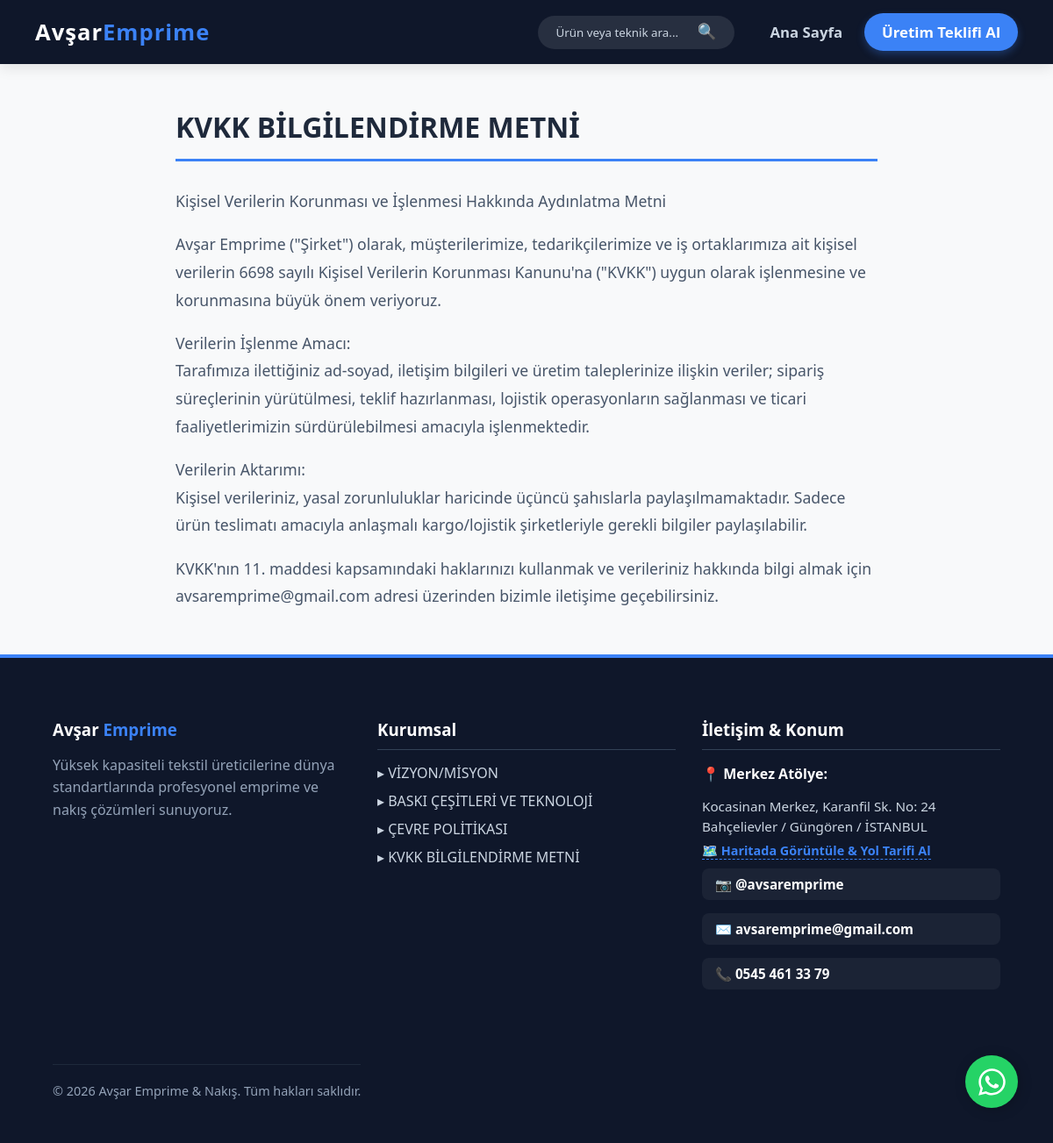
The app's page /kurumsal/kvkk-bilgilendirme-metni/ with its own data.
### katalog/models.py (models this page shows, shortened)
class KurumsalSayfa(models.Model):
    baslik = models.CharField(max_length=200, verbose_name="Sayfa Başlığı")
    slug = models.SlugField(unique=True, blank=True, verbose_name="URL Uzantısı")
    icerik = models.TextField(verbose_name="Sayfa İçeriği")
    aktif = models.BooleanField(default=True, verbose_name="Yayında mı?")
    class Meta:
        verbose_name = "Kurumsal Sayfa"
        verbose_name_plural = "Kurumsal Sayfalar"

### katalog/views.py (the view)
# urls.py: path('kurumsal/<slug:slug>/', views.kurumsal_detay, name='kurumsal_detay'),
def kurumsal_detay(request, slug):
    sayfa = get_object_or_404(KurumsalSayfa, slug=slug)
    return render(request, 'kurumsal_detay.html', {'sayfa': sayfa})

### katalog/context_processors.py (called while the page is built)
def kurumsal_menu(request):
    sayfalar = KurumsalSayfa.objects.all()
    return {'kurumsal_linkler': sayfalar}

### katalog/templates/kurumsal_detay.html
{% extends "base.html" %}
{% block content %}
<div class="kurumsal-container" style="max-width: 800px; margin: 50px auto; padding: 0 20px;">
    <h1 style="color: #1e293b; border-bottom: 3px solid #3b82f6; padding-bottom: 15px; margin-bottom: 30px;">
        {{ sayfa.baslik }}
    </h1>
    <div class="kurumsal-icerik" style="line-height: 1.8; color: #475569; font-size: 1.1em;">
        {{ sayfa.icerik|linebreaks }}
    </div>
</div>
{% endblock %}

### katalog/templates/base.html (shortened to what this page needs)
<!DOCTYPE html>
<html lang="tr">
<head>
</head>
<body>
    <a href="https://wa.me/905454613379?text=Merhaba,%20Avşar%20Emprime%20web%20sitenizden%20ulaşıyorum.%20Üretim%20ve%20fiyatlar%20hakkında%20bilgi%20almak%20istiyorum."
        class="whatsapp-float" target="_blank" title="WhatsApp'tan Bize Ulaşın">
    </a>
    <nav class="navbar">
        <a href="{% url 'vitrin' %}" class="logo">Avşar<span>Emprime</span></a>
        <div class="nav-links" id="navMenusu">
            <form action="{% url 'vitrin' %}" method="GET" class="arama-formu">
                <input type="text" name="q" placeholder="Ürün veya teknik ara..." class="arama-input" required>
                <button type="submit" class="arama-btn">🔍</button>
            </form>
            <a href="{% url 'vitrin' %}">Ana Sayfa</a>
            <a href="{% url 'teklif_al' %}" class="nav-btn">Üretim Teklifi Al</a>
        </div>
    </nav>
    <main class="main-content">
        {% block content %}{% endblock %}
    </main>
    <footer class="footer">
        <div
            style="display: flex; justify-content: space-between; flex-wrap: wrap; gap: 30px; max-width: 1200px; margin: 0 auto; text-align: left;">
            <div style="flex: 1; min-width: 250px;">
                <h3 style="color: white; margin-bottom: 15px;">Avşar <span style="color: #3b82f6;">Emprime</span></h3>
                <p style="line-height: 1.6;">Yüksek kapasiteli tekstil üreticilerine dünya standartlarında profesyonel
                    emprime ve nakış çözümleri sunuyoruz.</p>
            </div>
            <div style="flex: 1; min-width: 250px;">
                <h3 style="color: white; border-bottom: 1px solid #334155; padding-bottom: 10px; margin-bottom: 15px;">
                    Kurumsal</h3>
                <ul style="list-style: none; padding: 0; margin: 0;">
                    {% for sayfa in kurumsal_linkler %}
                    <li style="margin-bottom: 10px;">
                        <a href="{% url 'kurumsal_detay' sayfa.slug %}"
                            style="color: #cbd5e1; text-decoration: none; transition: 0.3s;"
                            onmouseover="this.style.color='#3b82f6'" onmouseout="this.style.color='#cbd5e1'">
                            ▸ {{ sayfa.baslik }}
                        </a>
                    </li>
                    {% empty %}
                    <li>Sayfalar hazırlanıyor...</li>
                    {% endfor %}
                </ul>
            </div>
            <div style="flex: 1; min-width: 250px;">
                <h3 style="color: white; border-bottom: 1px solid #334155; padding-bottom: 10px; margin-bottom: 15px;">
                    İletişim & Konum</h3>
                <div style="margin-bottom: 15px;">
                    <p style="margin-bottom: 5px; color: white; font-weight: bold;">📍 Merkez Atölye:</p>
                    <p style="margin-bottom: 5px; font-size: 0.95em; line-height: 1.5; color: #cbd5e1;">
                        Kocasinan Merkez, Karanfil Sk. No: 24<br>
                        Bahçelievler / Güngören / İSTANBUL
                    </p>
                    <a href="https://www.google.com/maps/search/?api=1&query=Avşar+Emprime+Nakış+Kocasinan+Merkez+Karanfil+Sokak+No:24+Bahçelievler"
                        target="_blank"
                        style="color: #3b82f6; text-decoration: none; font-size: 0.9em; font-weight: bold; border-bottom: 1px dashed #3b82f6;">
                        🗺️ Haritada Görüntüle & Yol Tarifi Al
                    </a>
                    <div class="footer-iletisim">
                        <a href="https://instagram.com/avsaremprime" target="_blank">📷 @avsaremprime</a>
                        <a href="mailto:avsaremprime@gmail.com">✉️ avsaremprime@gmail.com</a>
                        <a href="tel:+905454613379">📞 0545 461 33 79</a>
                    </div>
                </div>
            </div>
            <div
                style="text-align: center; margin-top: 40px; padding-top: 20px; border-top: 1px solid #1e293b; font-size: 0.9em;">
                &copy; 2026 Avşar Emprime & Nakış. Tüm hakları saklıdır.
            </div>
    </footer>
</body>
</html>

### katalog/templates/base.html (style rules this page uses)
body { margin: 0; font-family: 'Segoe UI', Tahoma, Geneva, Verdana, sans-serif; background-color: #f8f9fa; color: #2c3e50; display: flex; flex-direction: column; min-height: 100vh; }
.navbar { background: #0f172a; color: white; padding: 15px 40px; display: flex; justify-content: space-between; align-items: center; position: sticky; top: 0; z-index: 1000; box-shadow: 0 4px 15px rgba(0, 0, 0, 0.1); }
.logo { font-size: 1.6em; font-weight: 900; text-decoration: none; color: white; letter-spacing: 1px; }
.logo span { color: #3b82f6; }
.nav-links { display: flex; gap: 25px; align-items: center; }
.nav-links a { color: #cbd5e1; text-decoration: none; font-weight: bold; transition: 0.3s; font-size: 1.05em; }
.nav-btn { background: #3b82f6; padding: 10px 20px; border-radius: 30px; color: white !important; box-shadow: 0 4px 10px rgba(59, 130, 246, 0.3); }
.arama-formu { display: flex; align-items: center; background: rgba(255, 255, 255, 0.1); border-radius: 20px; padding: 5px 15px; margin-right: 15px; }
.arama-input { background: transparent; border: none; color: white; padding: 5px; outline: none; width: 150px; font-family: inherit; }
.arama-input::placeholder { color: #cbd5e1; }
.arama-btn { background: transparent; border: none; color: white; cursor: pointer; font-size: 1.1em; transition: 0.3s; }
.main-content { flex: 1; }
.footer { background: #0f172a; color: #94a3b8; padding: 50px 5%; margin-top: auto; border-top: 4px solid #3b82f6; }
.footer-iletisim { margin-top: 10px; font-size: 0.95em; display: flex; flex-direction: column; gap: 15px; }
.footer-iletisim a { color: white; text-decoration: none; font-weight: bold; padding: 8px 15px; background: rgba(255, 255, 255, 0.05); border-radius: 8px; transition: 0.3s; display: inline-block; }
.whatsapp-float { position: fixed; width: 60px; height: 60px; bottom: 40px; right: 40px; background-color: #25d366; color: #FFF; border-radius: 50px; text-align: center; font-size: 30px; box-shadow: 2px 2px 15px rgba(0, 0, 0, 0.2); z-index: 9998; display: flex; align-items: center; justify-content: center; text-decoration: none; transition: all 0.3s ease; animation: pulse 2s infinite; }
.whatsapp-float svg { width: 35px; height: 35px; fill: white; }

### records on screen
KurumsalSayfa: baslik "KVKK BİLGİLENDİRME METNİ", icerik "Kişisel Verilerin Korunması ve İşlenmesi Hakkında Aydınlatma Metni Avşar Emprime (\"Şirket\") olarak, müşterilerimize, tedarikçilerimize ve iş ortaklarımıza ait kişisel verilerin 6698 sayılı Kişisel Verilerin Korunması Kanunu'na (\"KVKK\") uygun olarak işlenmesine ve korunmasına büyük önem veriyoruz. Verilerin İşlenme Amacı: Tarafımıza ilettiğiniz ad-soyad, iletişim bilgileri ve üretim taleplerinize ilişkin veriler; sipariş süreçlerinin yürütülmesi, teklif hazırlanması, lojistik operasyonların sağlanması ve ticari faaliyetlerimizin sürdürülebilmesi amacıyla işlenmektedir. Verilerin Aktarımı: Kişisel verileriniz, yasal zorunluluklar haricinde üçüncü şahıslarla paylaşılmamaktadır. Sadece ürün…"
KurumsalSayfa: baslik "VİZYON/MİSYON"
KurumsalSayfa: baslik "BASKI ÇEŞİTLERİ VE TEKNOLOJİ"
KurumsalSayfa: baslik "ÇEVRE POLİTİKASI"
